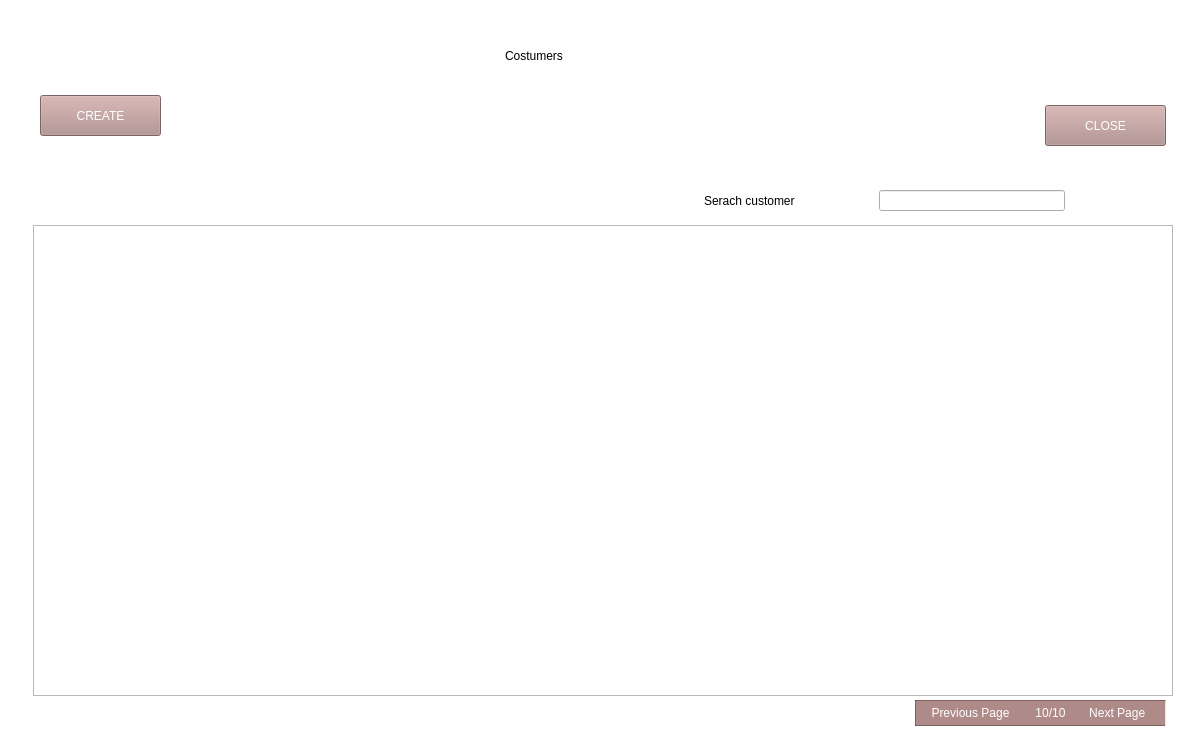
<?xml version="1.0" encoding="UTF-8"?>
<ui version="4.0">
 <class>Form</class>
 <widget class="QWidget" name="Form">
  <property name="geometry">
   <rect>
    <x>0</x>
    <y>0</y>
    <width>1197</width>
    <height>745</height>
   </rect>
  </property>
  <property name="sizePolicy">
   <sizepolicy hsizetype="Expanding" vsizetype="Expanding">
    <horstretch>0</horstretch>
    <verstretch>0</verstretch>
   </sizepolicy>
  </property>
  <property name="windowTitle">
   <string>Form</string>
  </property>
  <widget class="QPushButton" name="create_customer">
   <property name="geometry">
    <rect>
     <x>40</x>
     <y>95</y>
     <width>121</width>
     <height>41</height>
    </rect>
   </property>
   <property name="sizePolicy">
    <sizepolicy hsizetype="Expanding" vsizetype="Expanding">
     <horstretch>0</horstretch>
     <verstretch>0</verstretch>
    </sizepolicy>
   </property>
   <property name="styleSheet">
    <string notr="true">background-color: rgb(174, 139, 137);
color: rgb(255, 255, 255);
font: 75 14pt &quot;MS Shell Dlg 2&quot;;</string>
   </property>
   <property name="text">
    <string>CREATE</string>
   </property>
  </widget>
  <widget class="QLabel" name="label">
   <property name="geometry">
    <rect>
     <x>505</x>
     <y>-10</y>
     <width>241</width>
     <height>131</height>
    </rect>
   </property>
   <property name="styleSheet">
    <string notr="true">font: 28pt &quot;Lucida Bright&quot;;</string>
   </property>
   <property name="text">
    <string>Costumers</string>
   </property>
  </widget>
  <widget class="QLabel" name="label_3">
   <property name="geometry">
    <rect>
     <x>704</x>
     <y>185</y>
     <width>176</width>
     <height>31</height>
    </rect>
   </property>
   <property name="styleSheet">
    <string notr="true">font: 15pt &quot;Lucida Bright&quot;;</string>
   </property>
   <property name="text">
    <string>Serach customer</string>
   </property>
  </widget>
  <widget class="QLabel" name="list_deselect">
   <property name="geometry">
    <rect>
     <x>1104</x>
     <y>185</y>
     <width>31</width>
     <height>31</height>
    </rect>
   </property>
   <property name="styleSheet">
    <string notr="true">font: 63 12pt &quot;Lucida Bright&quot;;</string>
   </property>
   <property name="text">
    <string/>
   </property>
   <property name="pixmap">
    <pixmap>C:/Users/Daniel/Desktop/odoo/icon_lista.png</pixmap>
   </property>
  </widget>
  <widget class="QLabel" name="kanban_deselect">
   <property name="geometry">
    <rect>
     <x>1135</x>
     <y>185</y>
     <width>31</width>
     <height>31</height>
    </rect>
   </property>
   <property name="styleSheet">
    <string notr="true">font: 63 12pt &quot;Lucida Bright&quot;;</string>
   </property>
   <property name="text">
    <string/>
   </property>
   <property name="pixmap">
    <pixmap>C:/Users/Daniel/Desktop/odoo/kanbank_ne_select.png</pixmap>
   </property>
  </widget>
  <widget class="QLabel" name="kanban_select">
   <property name="geometry">
    <rect>
     <x>1135</x>
     <y>185</y>
     <width>31</width>
     <height>31</height>
    </rect>
   </property>
   <property name="styleSheet">
    <string notr="true">font: 63 12pt &quot;Lucida Bright&quot;;</string>
   </property>
   <property name="text">
    <string/>
   </property>
   <property name="pixmap">
    <pixmap>C:/Users/Daniel/Desktop/odoo/kanban_select.png</pixmap>
   </property>
  </widget>
  <widget class="QLabel" name="list_select">
   <property name="geometry">
    <rect>
     <x>1104</x>
     <y>185</y>
     <width>31</width>
     <height>31</height>
    </rect>
   </property>
   <property name="styleSheet">
    <string notr="true">font: 63 12pt &quot;Lucida Bright&quot;;</string>
   </property>
   <property name="text">
    <string/>
   </property>
   <property name="pixmap">
    <pixmap>C:/Users/Daniel/Desktop/odoo/list_select.png</pixmap>
   </property>
   <property name="scaledContents">
    <bool>true</bool>
   </property>
  </widget>
  <widget class="QLabel" name="antet_color">
   <property name="geometry">
    <rect>
     <x>0</x>
     <y>-15</y>
     <width>1226</width>
     <height>781</height>
    </rect>
   </property>
   <property name="sizePolicy">
    <sizepolicy hsizetype="Expanding" vsizetype="Expanding">
     <horstretch>0</horstretch>
     <verstretch>0</verstretch>
    </sizepolicy>
   </property>
   <property name="styleSheet">
    <string notr="true">background-color: rgb(255, 255, 255);</string>
   </property>
   <property name="text">
    <string/>
   </property>
  </widget>
  <widget class="QLabel" name="label_6">
   <property name="geometry">
    <rect>
     <x>915</x>
     <y>700</y>
     <width>251</width>
     <height>26</height>
    </rect>
   </property>
   <property name="layoutDirection">
    <enum>Qt::LeftToRight</enum>
   </property>
   <property name="styleSheet">
    <string notr="true">background-color: rgb(174, 139, 137);
color: rgb(255, 255, 255);
border: 1px solid ;
border-top-color:  rgba(0, 0, 0, 75);
border-bottom-color:  rgba(0, 0, 0, 75);
border-left-color: rgba(0, 0, 0, 75);
border-right-color: rgba(255, 255, 255, 200);</string>
   </property>
   <property name="text">
    <string/>
   </property>
   <property name="alignment">
    <set>Qt::AlignCenter</set>
   </property>
  </widget>
  <widget class="QLabel" name="page">
   <property name="geometry">
    <rect>
     <x>1025</x>
     <y>705</y>
     <width>51</width>
     <height>16</height>
    </rect>
   </property>
   <property name="styleSheet">
    <string notr="true">color: rgb(255, 255, 255);</string>
   </property>
   <property name="text">
    <string>10/10</string>
   </property>
   <property name="alignment">
    <set>Qt::AlignCenter</set>
   </property>
  </widget>
  <widget class="QFrame" name="frame">
   <property name="geometry">
    <rect>
     <x>33</x>
     <y>225</y>
     <width>1140</width>
     <height>471</height>
    </rect>
   </property>
   <property name="frameShape">
    <enum>QFrame::StyledPanel</enum>
   </property>
   <property name="frameShadow">
    <enum>QFrame::Raised</enum>
   </property>
  </widget>
  <widget class="QLabel" name="previous_page_text">
   <property name="geometry">
    <rect>
     <x>915</x>
     <y>700</y>
     <width>111</width>
     <height>26</height>
    </rect>
   </property>
   <property name="styleSheet">
    <string notr="true">color: rgb(255, 255, 255);</string>
   </property>
   <property name="text">
    <string>Previous Page</string>
   </property>
   <property name="alignment">
    <set>Qt::AlignCenter</set>
   </property>
  </widget>
  <widget class="QLabel" name="next_page_text">
   <property name="geometry">
    <rect>
     <x>1075</x>
     <y>700</y>
     <width>91</width>
     <height>26</height>
    </rect>
   </property>
   <property name="styleSheet">
    <string notr="true">color: rgb(255, 255, 255);</string>
   </property>
   <property name="text">
    <string>Next Page  </string>
   </property>
   <property name="alignment">
    <set>Qt::AlignCenter</set>
   </property>
  </widget>
  <widget class="QLineEdit" name="filter_input">
   <property name="geometry">
    <rect>
     <x>879</x>
     <y>190</y>
     <width>186</width>
     <height>21</height>
    </rect>
   </property>
  </widget>
  <widget class="QPushButton" name="create_customer_2">
   <property name="geometry">
    <rect>
     <x>1045</x>
     <y>105</y>
     <width>121</width>
     <height>41</height>
    </rect>
   </property>
   <property name="sizePolicy">
    <sizepolicy hsizetype="Expanding" vsizetype="Expanding">
     <horstretch>0</horstretch>
     <verstretch>0</verstretch>
    </sizepolicy>
   </property>
   <property name="styleSheet">
    <string notr="true">background-color: rgb(174, 139, 137);
color: rgb(255, 255, 255);
font: 75 14pt &quot;MS Shell Dlg 2&quot;;</string>
   </property>
   <property name="text">
    <string>CLOSE</string>
   </property>
  </widget>
  <zorder>antet_color</zorder>
  <zorder>create_customer</zorder>
  <zorder>label</zorder>
  <zorder>label_3</zorder>
  <zorder>list_deselect</zorder>
  <zorder>kanban_deselect</zorder>
  <zorder>kanban_select</zorder>
  <zorder>list_select</zorder>
  <zorder>label_6</zorder>
  <zorder>page</zorder>
  <zorder>frame</zorder>
  <zorder>previous_page_text</zorder>
  <zorder>next_page_text</zorder>
  <zorder>filter_input</zorder>
  <zorder>create_customer_2</zorder>
 </widget>
 <resources/>
 <connections/>
</ui>
